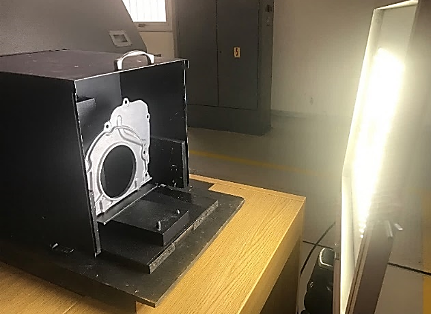
%> input picture Images-Bach_thesis/Picture 1.png, 431 x 314 px
$ octave --eval "result = detect_edges(rgb2gray(imread('../Images-Bach_thesis/Picture 1.png')));"   (GNU Octave 9; MATLAB toolbox functions it lacks are replaced by stand-ins)
%> lines starting %> are read from the running program, lines starting %| are printed output that depends on the picture; in (x1, y1, x2, y2) boxes, pixels count from 0 and x2, y2 are one past the last pixel; in counts of white or black regions, pixels touching at a corner belong together; the program's own positions count from 1
function [BWfinal,BWoutline] = detect_edges(I)


[BWs] = edge(I,'sobel');
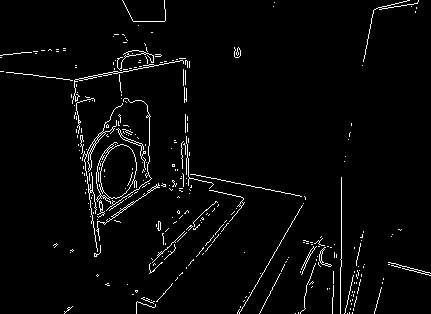
%> BWs: size 314x431 logical; 3% white in thin lines or dots
% [7 lines of commented-out code are left out]

se90 = strel('line', 3, 90);
se0 = strel('line', 3, 0);
BWsdil = imdilate(BWs, [se90 se0]);
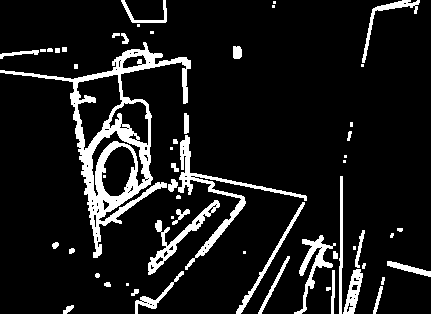
%> BWsdil: size 314x431 logical; 10.4% white; 57 white regions (19 under 20 px), largest, box (x1, y1, x2, y2) and area: (0, 42, 191, 258) 6220, (178, 135, 307, 270) 1645, (148, 200, 220, 275) 903
    figure, imshow(BWsdil), title('dilated gradient mask');
BWdfill = imfill(BWsdil, 'holes');
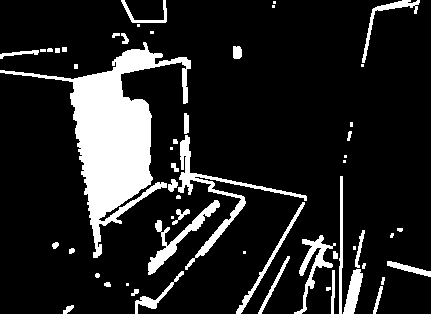
%> BWdfill: size 314x431 logical; 14% white; 56 white regions (18 under 20 px), largest, box (x1, y1, x2, y2) and area: (0, 42, 191, 258) 10923, (178, 135, 307, 270) 1664, (148, 200, 220, 275) 984
%  figure, imshow(BWdfill);
%  title('binary image with filled holes');

seD = strel('diamond',1);
BWfinal = imerode(BWdfill,seD);
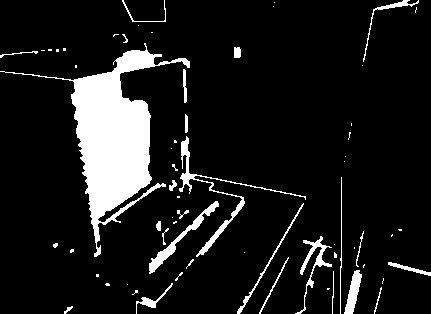
%> BWfinal: size 314x431 logical; 10.5% white; 64 white regions (38 under 20 px), largest, box (x1, y1, x2, y2) and area: (0, 43, 190, 257) 9724, (179, 136, 306, 257) 943, (149, 201, 219, 274) 635
BWfinal = imerode(BWfinal,seD);
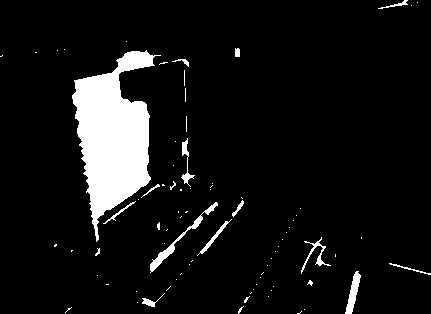
%> BWfinal: size 314x431 logical; 7.9% white; 80 white regions (64 under 20 px), largest, box (x1, y1, x2, y2) and area: (72, 50, 161, 242) 8636, (150, 202, 218, 273) 449, (345, 271, 361, 314) 301
%      figure, imshow(BWfinal), title('segmented image');

BWoutline = bwperim(BWfinal);
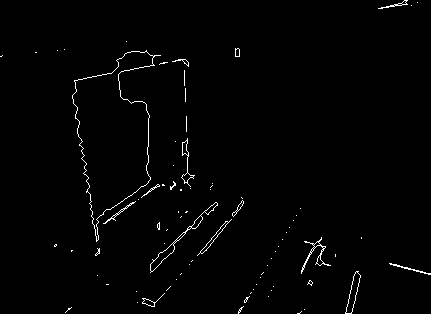
%> BWoutline: size 314x431 logical; 1.3% white in thin lines or dots
Segout = I;
Segout(BWoutline) = 255;
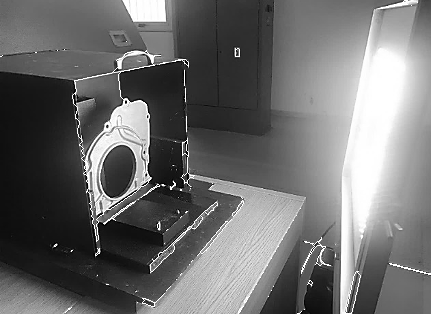
%> Segout: size 314x431 uint8; min 0, max 255, mean 109.2
     figure, imshow(Segout), title('outlined original image');
end

$ run again, on Images-Bach_thesis/Picture 2.png
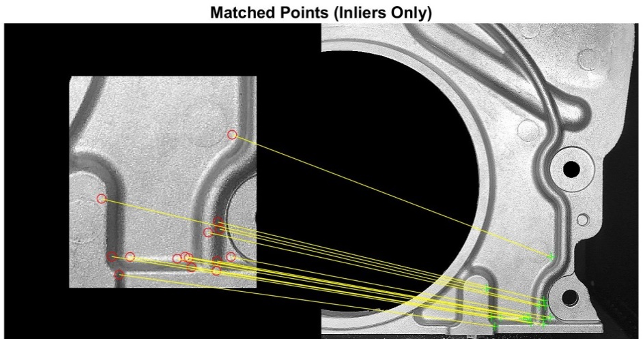
%> input picture Images-Bach_thesis/Picture 2.png, 643 x 339 px
%> in detect_edges, `[BWs] = edge(I,'sobel');`:
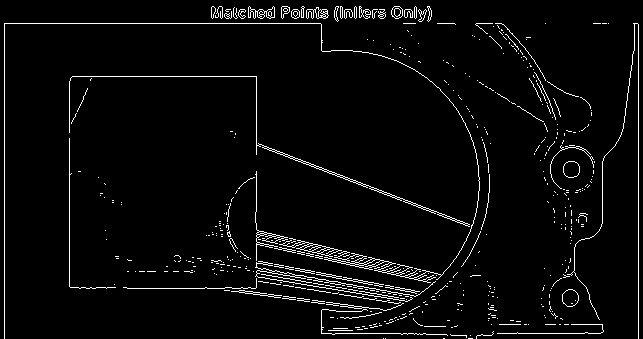
%> BWs: size 339x643 logical; 3.8% white in thin lines or dots
%> BWsdil: size 339x643 logical; 12.7% white; 146 white regions (70 under 20 px), largest, box (x1, y1, x2, y2) and area: (3, 22, 481, 339) 14284, (549, 22, 640, 339) 2194, (474, 22, 593, 117) 964
%> BWdfill: size 339x643 logical; 14.2% white; 146 white regions (70 under 20 px), largest, box (x1, y1, x2, y2) and area: (3, 22, 481, 339) 17184, (549, 22, 640, 339) 2194, (474, 22, 593, 117) 1007
%> BWoutline: size 339x643 logical; 1% white in thin lines or dots, all inside (x1, y1, x2, y2) = (70, 7, 635, 339)
%> in detect_edges, `Segout(BWoutline) = 255;`:
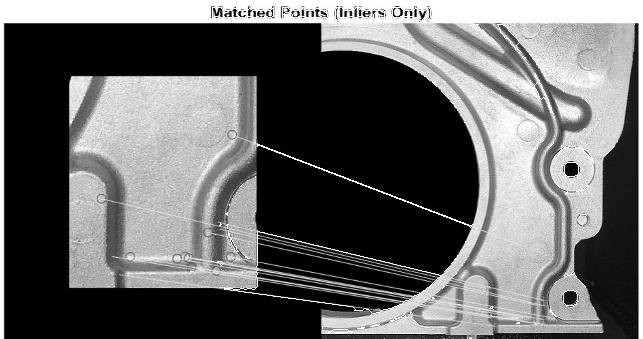
%> Segout: size 339x643 uint8; min 0, max 255, mean 102.8
